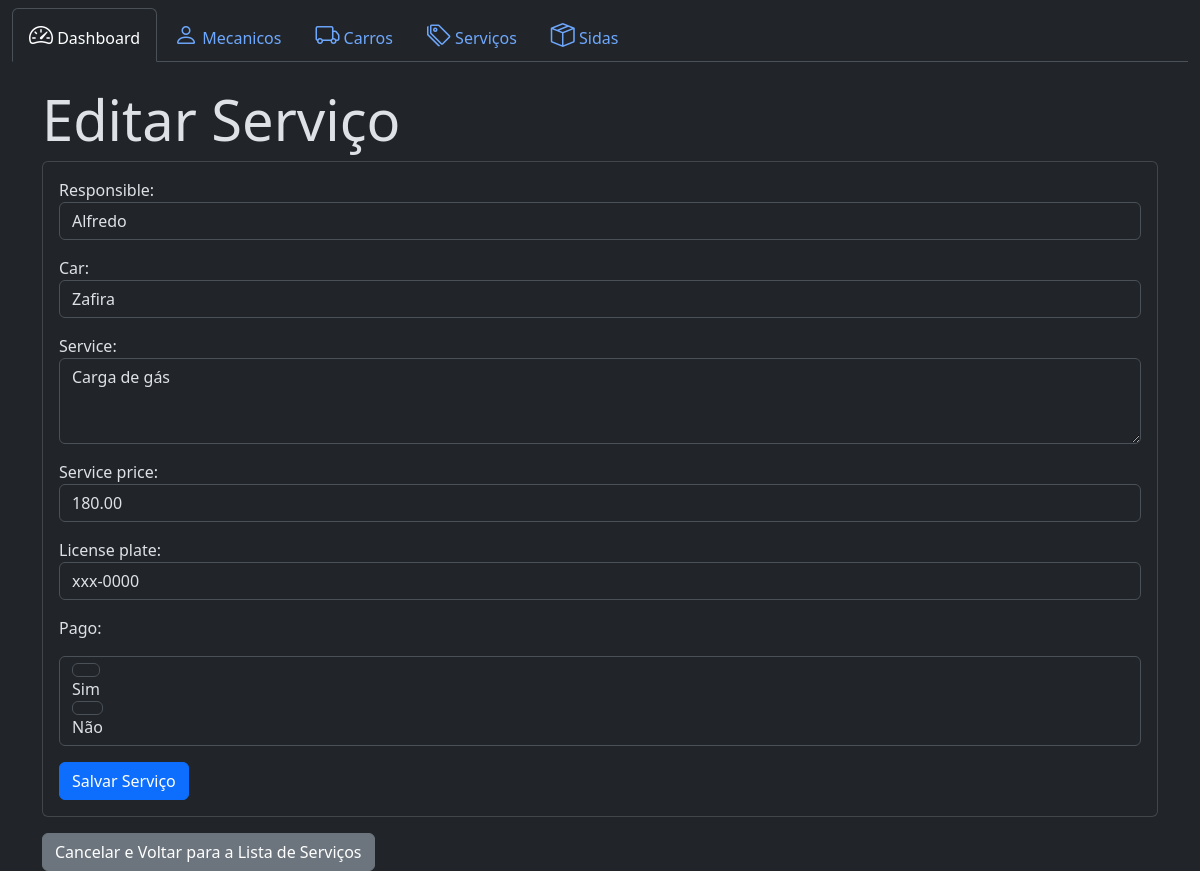
The app's page /service/update/15 with its own data.
### oficina/models.py (models this page shows)
class Service(models.Model):
    responsible = models.ForeignKey(
        Mechanical, on_delete=models.PROTECT, blank=False, null=False
    )
    car = models.ForeignKey(
        Car, on_delete=models.PROTECT, max_length=255, null=False, blank=False
    )
    service = models.TextField(max_length=255, null=False, blank=False)
    service_price = models.DecimalField(max_digits=10, decimal_places=2)
    license_plate = models.CharField(max_length=255, null=False, blank=False)
    created_at = models.DateField(auto_now_add=True)
    pago = models.BooleanField(default=False)

### oficina/views.py (the view)
class ServiceUpdateView(UpdateView):
    model = Service
    form_class = ServiceForm
    template_name = 'components/service/update_service.html'
    success_url = reverse_lazy('list_service')

### oficina/forms.py
class ServiceForm(forms.ModelForm):
    PAGO_CHOICES = (
        (True, 'Sim'),
        (False, 'Não'),
    )
    pago = forms.ChoiceField(
        choices=PAGO_CHOICES,
        widget=forms.RadioSelect,
        label="Pago"
    )
    class Meta:
        model = Service
        fields = [
            'responsible', 'car', 'service', 'service_price', 'license_plate',
            'pago'
        ]
    def __init__(self, *args, **kwargs):
        super(ServiceForm, self).__init__(*args, **kwargs)
        for field_name in self.fields:
            field = self.fields[field_name]
            field.widget.attrs['class'] = 'form-control'
            if field_name == 'service':
                field.widget.attrs['rows'] = 3

### oficina/models.py (called while the page is built)
    def __str__(self) -> str:
        return self.nome

    def __str__(self) -> str:
        return self.car_model

### oficina/templates/components/service/update_service.html (shortened to what this page needs)
{% extends "base.html" %}
{% block content %}
    <div class="container mt-4">
        <h3 class="display-4">Editar Serviço</h3>
        <div class="card">
            <div class="card-body">
                <form method="post">
                    {{form.as_p}}
                    <button type="submit" class="btn btn-primary">
                        Salvar Serviço
                    </button>
                </form>
            </div>
        </div>
        <a href=" {% url "list_service" %}" class="btn btn-secondary mt-3">
            Cancelar e Voltar para a Lista de Serviços
        </a>
    </div>
{% endblock content %}

### records on screen
Service: responsible "Alfredo", car "Zafira", service "Carga de gás", service_price "180.00", license_plate "xxx-0000", pago "☐ Sim ☑ Não"
